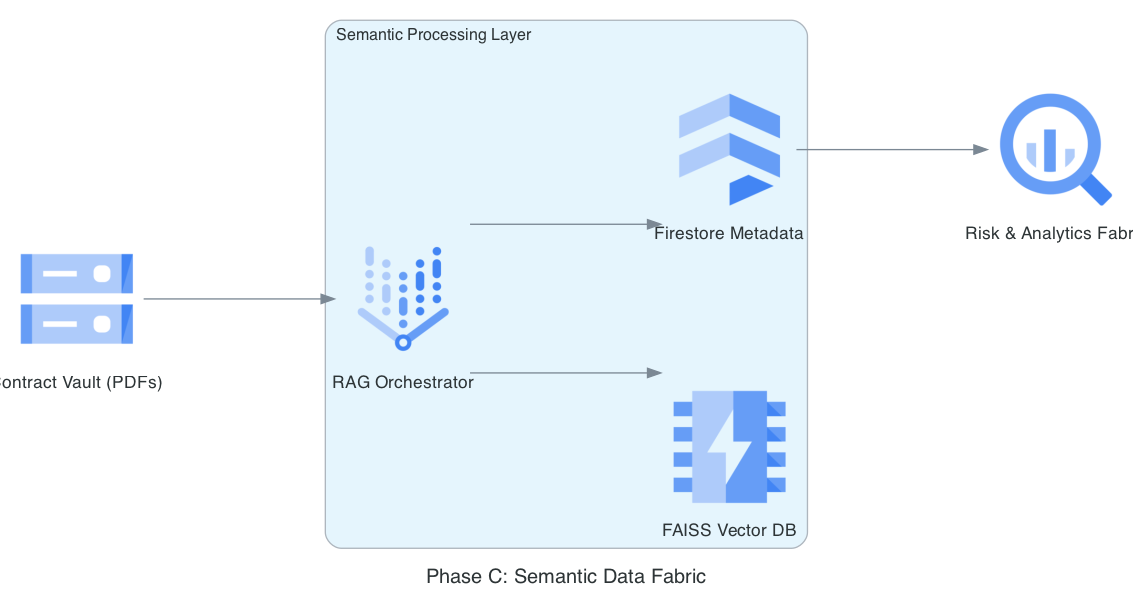

Recreate this plot in Python.
from diagrams import Diagram, Cluster, Edge
from diagrams.gcp.storage import GCS
from diagrams.gcp.database import Firestore, Memorystore
from diagrams.gcp.analytics import BigQuery
from diagrams.gcp.ml import VertexAI

graph_attr = {"pad": "0.1", "nodesep": "1.2", "ranksep": "2.0", "bgcolor": "transparent"}

with Diagram("Phase C: Semantic Data Fabric", show=False, filename="contractguard_data_fabric", direction="LR", graph_attr=graph_attr):
    raw_docs = GCS("Contract Vault (PDFs)")
    
    with Cluster("Semantic Processing Layer"):
        rag_engine = VertexAI("RAG Orchestrator")
        vector_db = Memorystore("FAISS Vector DB")
        metadata = Firestore("Firestore Metadata")

    warehouse = BigQuery("Risk & Analytics Fabric")

    raw_docs >> rag_engine
    rag_engine >> [vector_db, metadata]
    metadata >> warehouse
